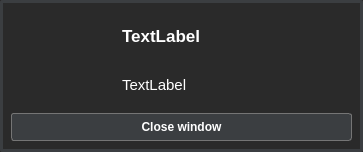
<?xml version="1.0" encoding="UTF-8"?>
<ui version="4.0">
 <class>WarningErrorMsgClass</class>
 <widget class="QWidget" name="WarningErrorMsgClass">
  <property name="geometry">
   <rect>
    <x>0</x>
    <y>0</y>
    <width>363</width>
    <height>152</height>
   </rect>
  </property>
  <property name="windowTitle">
   <string>WarningErrorMsg</string>
  </property>
  <property name="styleSheet">
   <string notr="true">QWidget {
	background-color: #2a2a2a;
	border: 3px solid #3b3e41;
	border-radius: 3px;
}

QLabel {
	border: 0px;
}

QPushButton#btnAccept {
    background-color: #3b3e41;
    border-radius: 3px;
    border: 1px solid #757575;
    font: bold 12px;
	color: white;
    min-width: 6em;
    padding: 6px;
}

QPushButton#btnAccept:hover {
    background-color: #85b448;
	cursor: pointer;
}

QPushButton#btnAccept:pressed {
    background-color: #d86a39;
}</string>
  </property>
  <layout class="QGridLayout" name="gridLayout">
   <item row="0" column="1">
    <layout class="QVBoxLayout" name="verticalLayout">
     <item>
      <layout class="QHBoxLayout" name="horizontalLayout">
       <item>
        <widget class="QLabel" name="messageIcon">
         <property name="minimumSize">
          <size>
           <width>96</width>
           <height>96</height>
          </size>
         </property>
         <property name="maximumSize">
          <size>
           <width>96</width>
           <height>96</height>
          </size>
         </property>
         <property name="text">
          <string>&lt;html&gt;&lt;head/&gt;&lt;body&gt;&lt;img src=&quot;Resources/warningIcon.png&quot;/&gt;&lt;/body&gt;&lt;/html&gt;</string>
         </property>
        </widget>
       </item>
       <item>
        <layout class="QVBoxLayout" name="verticalLayout_3">
         <property name="leftMargin">
          <number>0</number>
         </property>
         <item>
          <widget class="QLabel" name="messageTitle">
           <property name="sizePolicy">
            <sizepolicy hsizetype="Expanding" vsizetype="Preferred">
             <horstretch>0</horstretch>
             <verstretch>0</verstretch>
            </sizepolicy>
           </property>
           <property name="font">
            <font>
             <pointsize>13</pointsize>
             <weight>75</weight>
             <bold>true</bold>
            </font>
           </property>
           <property name="styleSheet">
            <string notr="true">color: white; margin-left: 5px; margin-top: 5px;</string>
           </property>
           <property name="text">
            <string>TextLabel</string>
           </property>
          </widget>
         </item>
         <item>
          <widget class="QLabel" name="messageContent">
           <property name="sizePolicy">
            <sizepolicy hsizetype="Expanding" vsizetype="Minimum">
             <horstretch>0</horstretch>
             <verstretch>0</verstretch>
            </sizepolicy>
           </property>
           <property name="font">
            <font>
             <pointsize>11</pointsize>
            </font>
           </property>
           <property name="styleSheet">
            <string notr="true">color: white; margin-left: 5px; </string>
           </property>
           <property name="text">
            <string>TextLabel</string>
           </property>
          </widget>
         </item>
        </layout>
       </item>
      </layout>
     </item>
    </layout>
   </item>
   <item row="1" column="1">
    <widget class="QPushButton" name="btnAccept">
     <property name="cursor">
      <cursorShape>PointingHandCursor</cursorShape>
     </property>
     <property name="text">
      <string>Close window</string>
     </property>
    </widget>
   </item>
  </layout>
 </widget>
 <layoutdefault spacing="6" margin="11"/>
 <resources>
  <include location="WarningErrorMsg.qrc"/>
 </resources>
 <connections/>
</ui>
